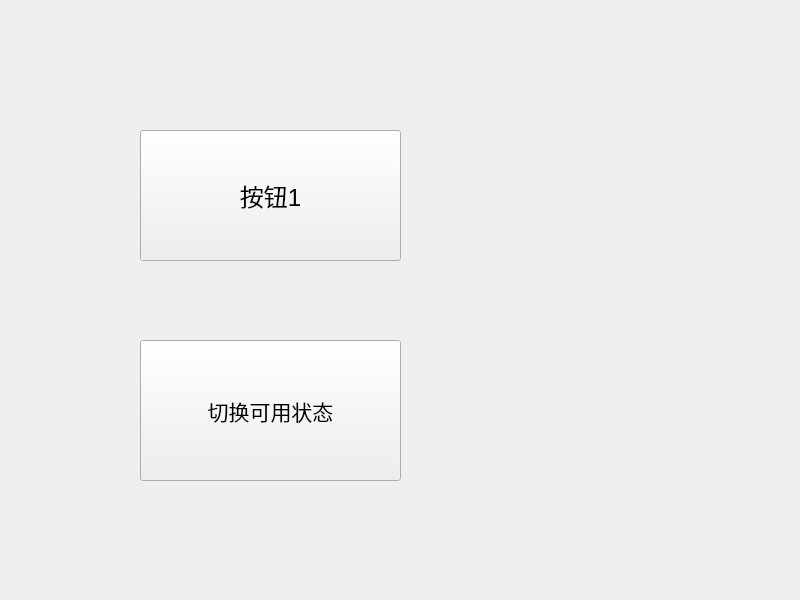
<?xml version="1.0" encoding="UTF-8"?>
<ui version="4.0">
 <class>Widget</class>
 <widget class="QWidget" name="Widget">
  <property name="geometry">
   <rect>
    <x>0</x>
    <y>0</y>
    <width>800</width>
    <height>600</height>
   </rect>
  </property>
  <property name="windowTitle">
   <string>Widget</string>
  </property>
  <widget class="QPushButton" name="pushButton">
   <property name="geometry">
    <rect>
     <x>140</x>
     <y>130</y>
     <width>261</width>
     <height>131</height>
    </rect>
   </property>
   <property name="font">
    <font>
     <pointsize>18</pointsize>
    </font>
   </property>
   <property name="text">
    <string>按钮1</string>
   </property>
  </widget>
  <widget class="QPushButton" name="pushButton_2">
   <property name="geometry">
    <rect>
     <x>140</x>
     <y>340</y>
     <width>261</width>
     <height>141</height>
    </rect>
   </property>
   <property name="font">
    <font>
     <pointsize>16</pointsize>
    </font>
   </property>
   <property name="text">
    <string>切换可用状态</string>
   </property>
  </widget>
 </widget>
 <resources/>
 <connections/>
</ui>
